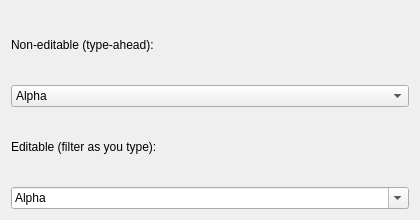
<?xml version="1.0" encoding="UTF-8"?>
<ui version="4.0">
 <class>Dialog</class>
 <widget class="QDialog" name="Dialog">
  <property name="geometry">
   <rect>
    <x>0</x>
    <y>0</y>
    <width>420</width>
    <height>220</height>
   </rect>
  </property>
  <property name="windowTitle">
   <string>#155 combo/240_editable_search</string>
  </property>
  <layout class="QVBoxLayout" name="verticalLayout">
   <property name="leftMargin"><number>11</number></property>
   <property name="topMargin"><number>11</number></property>
   <property name="rightMargin"><number>11</number></property>
   <property name="bottomMargin"><number>11</number></property>
   <property name="spacing"><number>6</number></property>
   <item>
    <widget class="QLabel" name="l_plain">
     <property name="text"><string>Non-editable (type-ahead):</string></property>
    </widget>
   </item>
   <item>
    <widget class="QComboBox" name="plain">
     <item><property name="text"><string>Alpha</string></property></item>
     <item><property name="text"><string>Apricot</string></property></item>
     <item><property name="text"><string>Banana</string></property></item>
     <item><property name="text"><string>Blueberry</string></property></item>
     <item><property name="text"><string>Cherry</string></property></item>
     <item><property name="text"><string>Date</string></property></item>
     <item><property name="text"><string>Elderberry</string></property></item>
     <item><property name="text"><string>Fig</string></property></item>
     <item><property name="text"><string>Grape</string></property></item>
     <item><property name="text"><string>Honeydew</string></property></item>
     <item><property name="text"><string>Kiwi</string></property></item>
     <item><property name="text"><string>Lemon</string></property></item>
     <item><property name="text"><string>Mango</string></property></item>
     <item><property name="text"><string>Nectarine</string></property></item>
     <item><property name="text"><string>Orange</string></property></item>
     <item><property name="text"><string>Papaya</string></property></item>
     <item><property name="text"><string>Quince</string></property></item>
     <item><property name="text"><string>Raspberry</string></property></item>
     <item><property name="text"><string>Strawberry</string></property></item>
     <item><property name="text"><string>Watermelon</string></property></item>
    </widget>
   </item>
   <item>
    <widget class="QLabel" name="l_edit">
     <property name="text"><string>Editable (filter as you type):</string></property>
    </widget>
   </item>
   <item>
    <widget class="QComboBox" name="editable">
     <property name="editable"><bool>true</bool></property>
     <item><property name="text"><string>Alpha</string></property></item>
     <item><property name="text"><string>Apricot</string></property></item>
     <item><property name="text"><string>Banana</string></property></item>
     <item><property name="text"><string>Blueberry</string></property></item>
     <item><property name="text"><string>Cherry</string></property></item>
     <item><property name="text"><string>Date</string></property></item>
     <item><property name="text"><string>Elderberry</string></property></item>
     <item><property name="text"><string>Fig</string></property></item>
     <item><property name="text"><string>Grape</string></property></item>
     <item><property name="text"><string>Honeydew</string></property></item>
     <item><property name="text"><string>Kiwi</string></property></item>
     <item><property name="text"><string>Lemon</string></property></item>
     <item><property name="text"><string>Mango</string></property></item>
     <item><property name="text"><string>Nectarine</string></property></item>
     <item><property name="text"><string>Orange</string></property></item>
     <item><property name="text"><string>Papaya</string></property></item>
     <item><property name="text"><string>Quince</string></property></item>
     <item><property name="text"><string>Raspberry</string></property></item>
     <item><property name="text"><string>Strawberry</string></property></item>
     <item><property name="text"><string>Watermelon</string></property></item>
    </widget>
   </item>
  </layout>
 </widget>
</ui>
